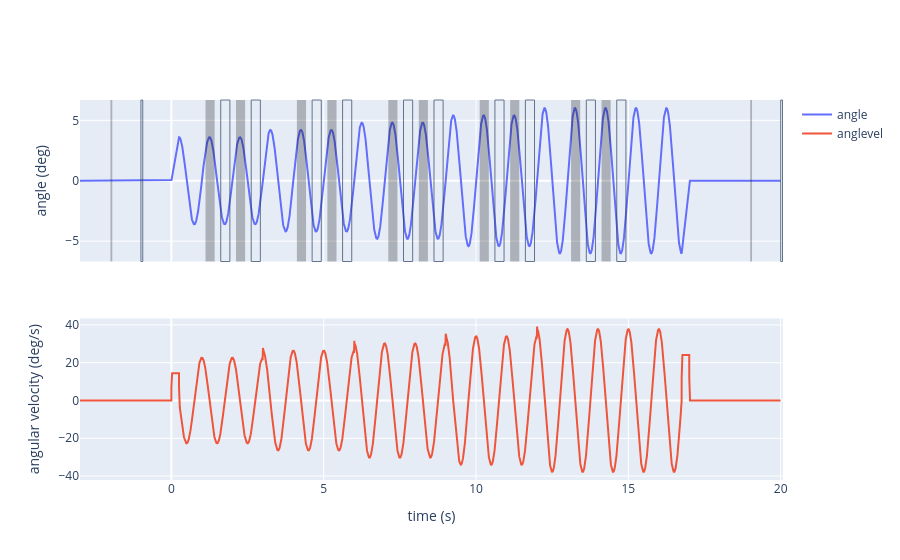

The notebook cell this image was saved under:
### Markdown cell above
and plot them:

### Code cell
fig = make_subplots(rows = 2, cols = 1,
                   shared_xaxes=True)
fig.add_trace(
    go.Scatter(x = t, y = angle, mode="lines", name="angle"),
    row=1, col=1)

for onoff in Lonoff:
    fig.add_vrect(x0 = onoff[0], x1=onoff[1], fillcolor="black", opacity=0.25, line_width=0,
                      row=1, col=1)

for onoff in Ronoff:
    fig.add_vrect(x0 = onoff[0], x1=onoff[1], opacity=0.7, line_width=1,
                      row=1, col=1)

fig.update_yaxes(title_text = "angle (deg)", row=1)
fig.add_trace(
    go.Scatter(x = t, y = anglevel, mode="lines", name="anglevel"),
    row=2, col=1)

fig.update_yaxes(title_text = "angular velocity (deg/s)", row=2)
fig.update_xaxes(title_text = "time (s)", row=2)

### Figure 1 — Plotly figure (JSON) as saved in the notebook; plotly's stock layout.template omitted (floating-point values rounded to 4 significant figures; data arrays with more than 128 entries replaced by an {"elided": "..."} marker saying what was removed)
{"data": [{"mode": "lines", "name": "angle", "type": "scatter", "x": {"elided": "23000 float values"}, "xaxis": "x", "y": {"elided": "23000 float values"}, "yaxis": "y"}, {"mode": "lines", "name": "anglevel", "type": "scatter", "x": {"elided": "23000 float values"}, "xaxis": "x2", "y": {"elided": "23000 float values"}, "yaxis": "y2"}], "layout": {"shapes": [{"fillcolor": "black", "line": {"width": 0}, "opacity": 0.25, "type": "rect", "x0": 1.12, "x1": 1.42, "xref": "x", "y0": 0, "y1": 1, "yref": "y domain"}, {"fillcolor": "black", "line": {"width": 0}, "opacity": 0.25, "type": "rect", "x0": 2.12, "x1": 2.42, "xref": "x", "y0": 0, "y1": 1, "yref": "y domain"}, {"fillcolor": "black", "line": {"width": 0}, "opacity": 0.25, "type": "rect", "x0": 4.12, "x1": 4.42, "xref": "x", "y0": 0, "y1": 1, "yref": "y domain"}, {"fillcolor": "black", "line": {"width": 0}, "opacity": 0.25, "type": "rect", "x0": 5.12, "x1": 5.42, "xref": "x", "y0": 0, "y1": 1, "yref": "y domain"}, {"fillcolor": "black", "line": {"width": 0}, "opacity": 0.25, "type": "rect", "x0": 7.12, "x1": 7.42, "xref": "x", "y0": 0, "y1": 1, "yref": "y domain"}, {"fillcolor": "black", "line": {"width": 0}, "opacity": 0.25, "type": "rect", "x0": 8.12, "x1": 8.42, "xref": "x", "y0": 0, "y1": 1, "yref": "y domain"}, {"fillcolor": "black", "line": {"width": 0}, "opacity": 0.25, "type": "rect", "x0": 10.12, "x1": 10.42, "xref": "x", "y0": 0, "y1": 1, "yref": "y domain"}, {"fillcolor": "black", "line": {"width": 0}, "opacity": 0.25, "type": "rect", "x0": 11.12, "x1": 11.42, "xref": "x", "y0": 0, "y1": 1, "yref": "y domain"}, {"fillcolor": "black", "line": {"width": 0}, "opacity": 0.25, "type": "rect", "x0": 13.12, "x1": 13.42, "xref": "x", "y0": 0, "y1": 1, "yref": "y domain"}, {"fillcolor": "black", "line": {"width": 0}, "opacity": 0.25, "type": "rect", "x0": 14.12, "x1": 14.42, "xref": "x", "y0": 0, "y1": 1, "yref": "y domain"}, {"fillcolor": "black", "line": {"width": 0}, "opacity": 0.25, "type": "rect", "x0": -2, "x1": -1.94, "xref": "x", "y0": 0, "y1": 1, "yref": "y domain"}, {"fillcolor": "black", "line": {"width": 0}, "opacity": 0.25, "type": "rect", "x0": 19, "x1": 19.06, "xref": "x", "y0": 0, "y1": 1, "yref": "y domain"}, {"line": {"width": 1}, "opacity": 0.7, "type": "rect", "x0": 1.62, "x1": 1.92, "xref": "x", "y0": 0, "y1": 1, "yref": "y domain"}, {"line": {"width": 1}, "opacity": 0.7, "type": "rect", "x0": 2.62, "x1": 2.92, "xref": "x", "y0": 0, "y1": 1, "yref": "y domain"}, {"line": {"width": 1}, "opacity": 0.7, "type": "rect", "x0": 4.62, "x1": 4.92, "xref": "x", "y0": 0, "y1": 1, "yref": "y domain"}, {"line": {"width": 1}, "opacity": 0.7, "type": "rect", "x0": 5.62, "x1": 5.92, "xref": "x", "y0": 0, "y1": 1, "yref": "y domain"}, {"line": {"width": 1}, "opacity": 0.7, "type": "rect", "x0": 7.62, "x1": 7.92, "xref": "x", "y0": 0, "y1": 1, "yref": "y domain"}, {"line": {"width": 1}, "opacity": 0.7, "type": "rect", "x0": 8.62, "x1": 8.92, "xref": "x", "y0": 0, "y1": 1, "yref": "y domain"}, {"line": {"width": 1}, "opacity": 0.7, "type": "rect", "x0": 10.62, "x1": 10.92, "xref": "x", "y0": 0, "y1": 1, "yref": "y domain"}, {"line": {"width": 1}, "opacity": 0.7, "type": "rect", "x0": 11.62, "x1": 11.92, "xref": "x", "y0": 0, "y1": 1, "yref": "y domain"}, {"line": {"width": 1}, "opacity": 0.7, "type": "rect", "x0": 13.62, "x1": 13.92, "xref": "x", "y0": 0, "y1": 1, "yref": "y domain"}, {"line": {"width": 1}, "opacity": 0.7, "type": "rect", "x0": 14.62, "x1": 14.92, "xref": "x", "y0": 0, "y1": 1, "yref": "y domain"}, {"line": {"width": 1}, "opacity": 0.7, "type": "rect", "x0": -1, "x1": -0.94, "xref": "x", "y0": 0, "y1": 1, "yref": "y domain"}, {"line": {"width": 1}, "opacity": 0.7, "type": "rect", "x0": 20, "x1": 20.06, "xref": "x", "y0": 0, "y1": 1, "yref": "y domain"}], "xaxis": {"anchor": "y", "domain": [0, 1], "matches": "x2", "showticklabels": false}, "xaxis2": {"anchor": "y2", "domain": [0, 1], "title": {"text": "time (s)"}}, "yaxis": {"anchor": "x", "domain": [0.575, 1], "title": {"text": "angle (deg)"}}, "yaxis2": {"anchor": "x2", "domain": [0, 0.425], "title": {"text": "angular velocity (deg/s)"}}}}
